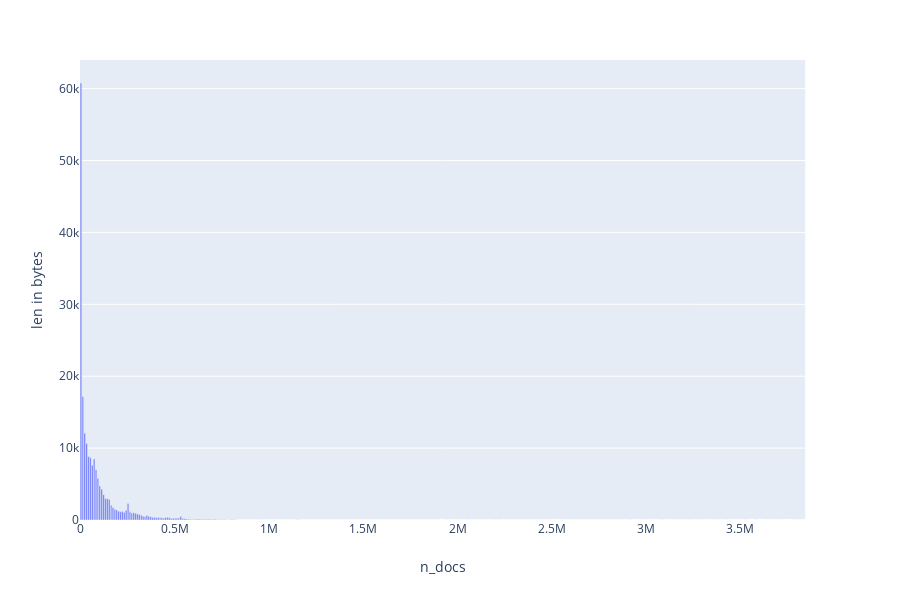

Source (notebook cell):
### Code cell
kek = dict()
inf = open('bytelens.out', 'r')
s = inf.readline()
while len(s) > 0:
    ln = int(s)
    key = (ln // 10000) * 10000
    if key not in kek:
        kek[key] = 1
    else:
        kek[key] = kek[key] + 1
    s = inf.readline()
    
df = pd.DataFrame()
df["n_docs"] = kek.keys()
df["len in bytes"] = kek.values()

px.bar(df, x="n_docs", y="len in bytes")

### Figure 1 — Plotly figure (JSON) as saved in the notebook; plotly's stock layout.template omitted (floating-point values rounded to 4 significant figures; data arrays with more than 128 entries replaced by an {"elided": "..."} marker saying what was removed)
{"data": [{"alignmentgroup": "True", "hoverlabel": {"namelength": 0}, "hovertemplate": "n_docs=%{x}<br>len in bytes=%{y}", "legendgroup": "", "marker": {"color": "#636efa"}, "name": "", "offsetgroup": "", "orientation": "v", "showlegend": false, "textposition": "auto", "type": "bar", "x": {"elided": "329 int values"}, "xaxis": "x", "y": {"elided": "329 int values"}, "yaxis": "y"}], "layout": {"barmode": "relative", "height": 600, "legend": {"tracegroupgap": 0}, "margin": {"t": 60}, "xaxis": {"anchor": "y", "domain": [0, 0.98], "title": {"text": "n_docs"}}, "yaxis": {"anchor": "x", "domain": [0, 1], "title": {"text": "len in bytes"}}}}
